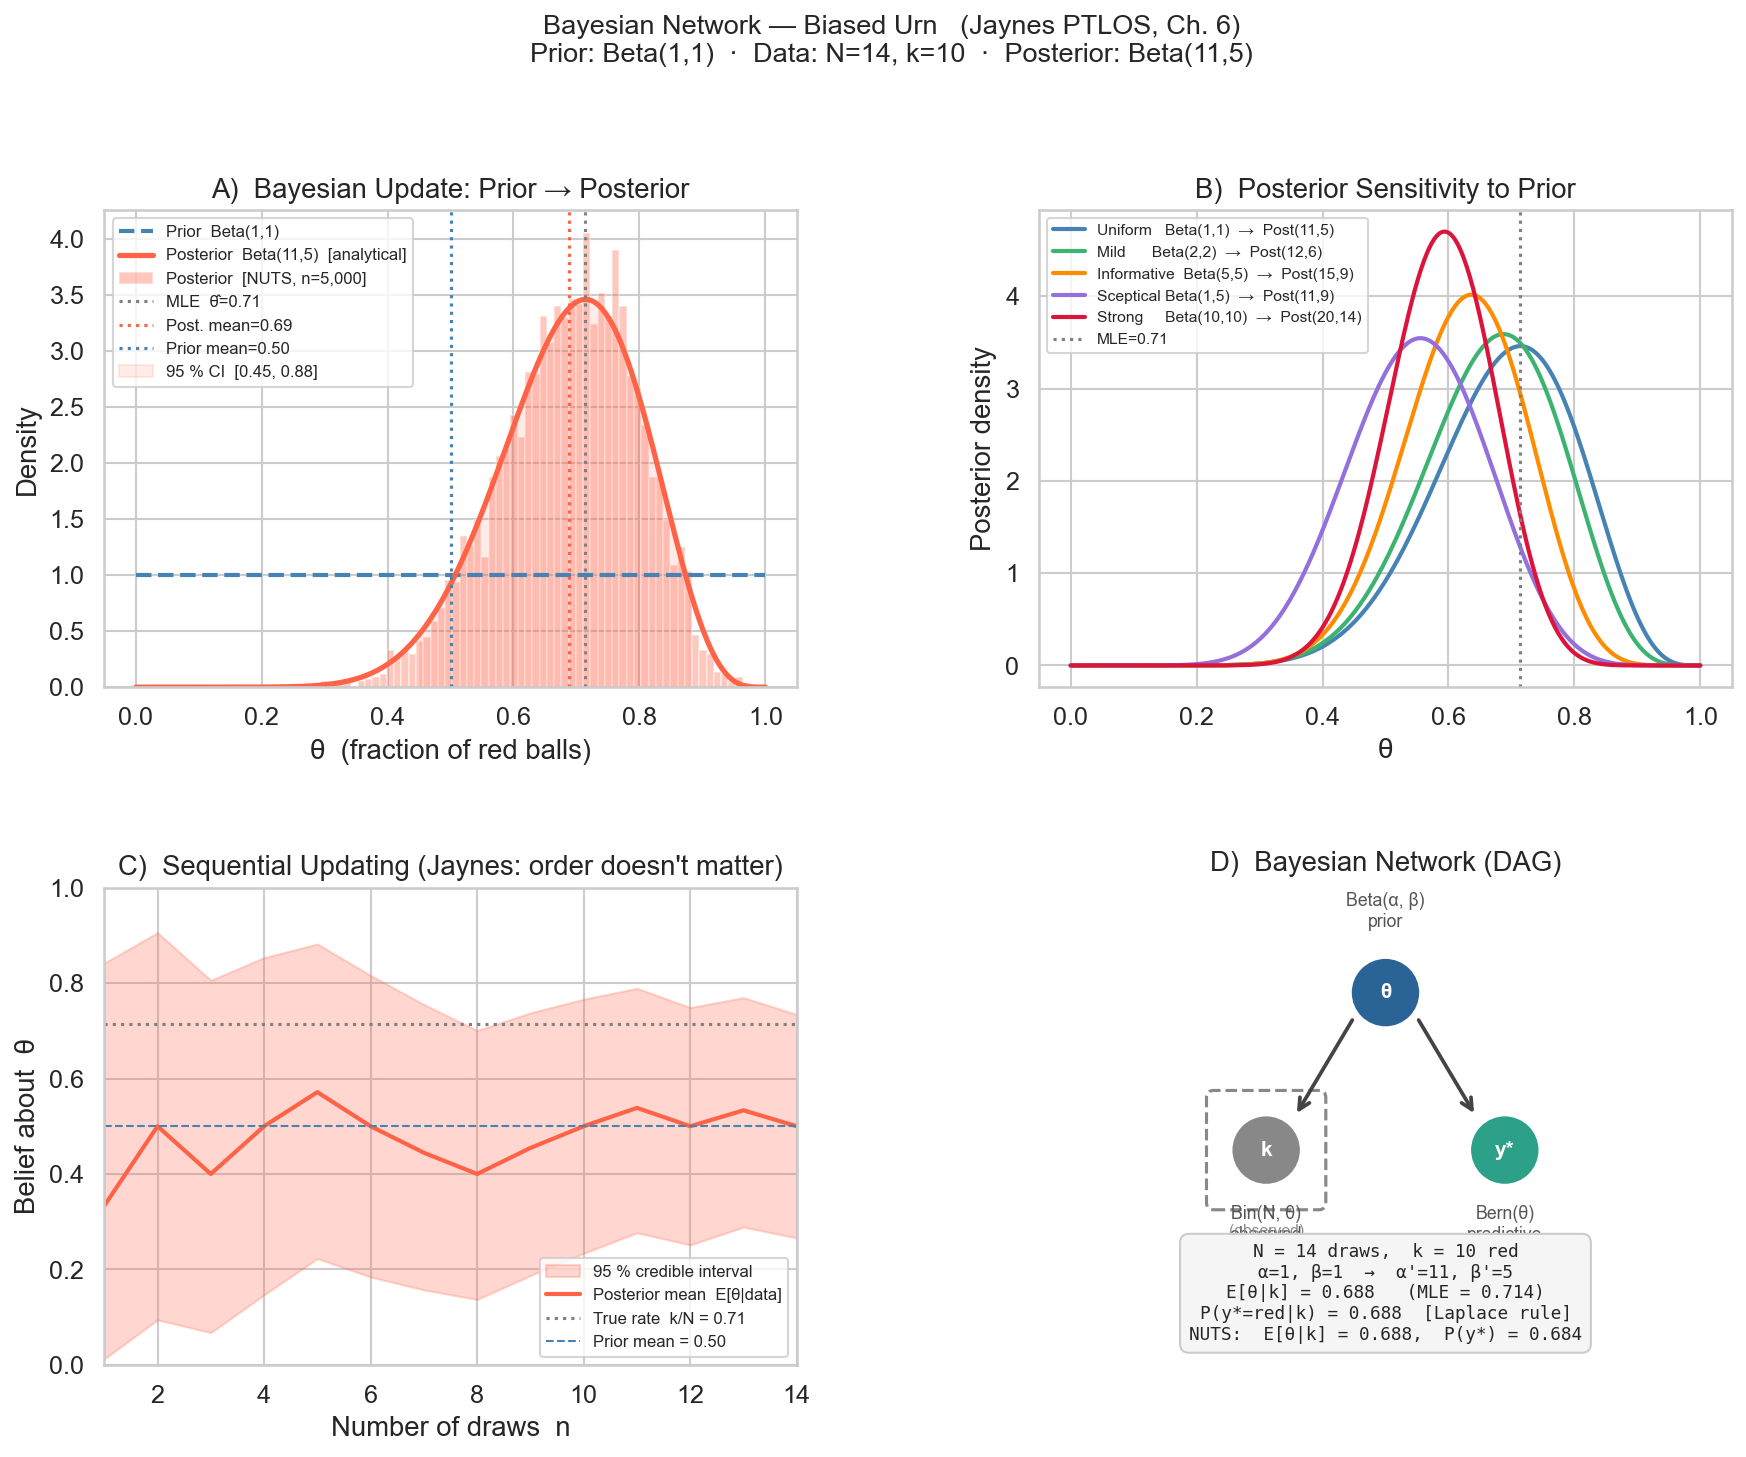

This chart was generated by the following Python code:
"""
==========================================================================
Bayesian Network: The Biased Urn (Bernoulli Trials, Unknown Rate)
==========================================================================

E.T. Jaynes — "Probability Theory: The Logic of Science" (PTLOS), Ch. 6
"Elementary Parameter Estimation"

The Story
---------
An urn contains balls of two colours (red / white) in unknown proportions.
We draw N balls *with replacement* and record the colour each time.
After k red results in N draws, what should a rational agent believe about
θ — the true fraction of red balls?

Jaynes answers with Bayes' theorem.  Here we cast this as a Bayesian
Network (DAG) and use the Pangolin PPL + BlackJAX/NUTS to do exact
posterior inference, then verify against the analytical Beta posterior.

Bayesian Network (DAG)
----------------------

        ┌──────────────────────┐
        │  θ ~ Beta(α, β)      │  ← prior: our belief before any draws
        └───────────┬──────────┘
                    │  shared parameter
          ┌─────────┼─────────────┐
          ▼                       ▼
  ┌───────────────┐     ┌────────────────┐
  │ k ~ Bin(N,θ) │     │ y* ~ Bern(θ)  │
  │  (observed)  │     │  (predictive)  │
  └───────────────┘     └────────────────┘

  k is the *sufficient statistic* for θ (Jaynes PTLOS §6.2):
  conditioning on k is equivalent to conditioning on all N individual flips.

Analytical posterior (conjugate Beta-Binomial model):
    θ | k, N ~ Beta(α + k, β + N − k)

Laplace's Rule of Succession (PTLOS §6.6):
    P(y* = red | k, N) = E[θ | k, N] = (α + k) / (α + β + N)
    For α = β = 1 (uniform prior):  P = (k + 1) / (N + 2)

Key Jaynes insight (PTLOS §6.3):
    "The posterior is determined entirely by the likelihood and the prior;
     the order in which the data arrives is irrelevant."

==========================================================================
"""

import numpy as np
import matplotlib.pyplot as plt
import matplotlib.gridspec as gridspec
import seaborn as sns
from scipy import stats

import pangolin as pg
from pangolin import interface as pi
from pangolin import ir
from pangolin.jax_backend.bijectors import default_bijector_dict

# ── 0.  Style ──────────────────────────────────────────────────────────────
sns.set_theme(style="whitegrid", palette="muted", font_scale=1.1)

# ── 1.  Problem setup ──────────────────────────────────────────────────────
#  Prior  θ ~ Beta(α, β)
#  α = β = 1  →  uniform (Laplace's "principle of insufficient reason")
#  This expresses complete prior ignorance about θ.
ALPHA_PRIOR = 1.0
BETA_PRIOR  = 1.0

#  Data: N draws, k red outcomes
N = 14       # total draws
K = 10       # observed red (≈ 71 %)

#  Analytical (conjugate) posterior
ALPHA_POST = ALPHA_PRIOR + K
BETA_POST  = BETA_PRIOR  + (N - K)

prior_dist = stats.beta(ALPHA_PRIOR, BETA_PRIOR)
post_dist  = stats.beta(ALPHA_POST,  BETA_POST)

post_mean  = ALPHA_POST / (ALPHA_POST + BETA_POST)
post_mode  = (ALPHA_POST - 1) / (ALPHA_POST + BETA_POST - 2)  # valid for α,β > 1
post_std   = post_dist.std()

# Laplace's rule of succession
p_next_analytical = (ALPHA_PRIOR + K) / (ALPHA_PRIOR + BETA_PRIOR + N)

# MLE for comparison
theta_mle = K / N

# ── 2.  Pangolin model definition ──────────────────────────────────────────
#
#  Node 1:  θ ~ Beta(α, β)           — prior on urn composition
#  Node 2:  k ~ Binomial(N, θ)       — observed count (sufficient statistic)
#  Node 3:  y_new ~ Bernoulli(θ)     — predictive: next draw
#
theta   = pi.beta(ALPHA_PRIOR, BETA_PRIOR)     # continuous latent (→ NUTS ok)
k_obs   = pi.binomial(N, theta)                # discrete observed  (→ conditioning ok)
# NOTE: y_new ~ Bernoulli(θ) is discrete; BlackJAX/NUTS requires all latent variables
# to be continuous, so y_new is shown in the graph only and used post-hoc below.
y_new   = pi.bernoulli(theta)                  # for DAG display only

print("=" * 66)
print("   BAYESIAN NETWORK: BIASED URN  (Jaynes PTLOS Ch. 6)")
print("=" * 66)
print(f"\n  Prior       :  θ ~ Beta({ALPHA_PRIOR:.0f}, {BETA_PRIOR:.0f})")
print(f"  Experiment  :  N = {N} draws,  k = {K} red")
print(f"  Posterior   :  θ | k,N ~ Beta({ALPHA_POST:.0f}, {BETA_POST:.0f})\n")
print("  Pangolin upstream graph for k_obs:")
pi.print_upstream(k_obs)
print("\n  Pangolin upstream graph for y_new (predictive):")
pi.print_upstream(y_new)
del y_new    # not passed to NUTS — drawn post-hoc as posterior predictive (see below)

print(f"\n  Analytical posterior mean  = {post_mean:.4f}")
print(f"  Analytical posterior mode  = {post_mode:.4f}")
print(f"  Analytical posterior std   = {post_std:.4f}")
print(f"  MLE  θ̂ = k/N               = {theta_mle:.4f}")
print(f"  Laplace rule  P(y*=red)   = {p_next_analytical:.4f}")

# ── 3.  Posterior inference with BlackJAX / NUTS ───────────────────────────
NITER = 5_000
print(f"\n  Running NUTS  ({NITER} iterations) …")

# BlackJAX's constrain step looks up every distribution in the bijector dict.
# Discrete distributions are not in the default dict, so we extend it.
# Setting them to None tells the backend: "no bijection needed" (pass-through).
discrete_passthrough = {
    ir.Binomial:     None,
    ir.Bernoulli:    None,
    ir.BernoulliLogit: None,
    ir.Categorical:  None,
    ir.Poisson:      None,
    ir.BetaBinomial: None,
}
extended_bijector_dict = {**default_bijector_dict, **discrete_passthrough}

#  Step 1 — sample θ from posterior p(θ | k=K) with NUTS (continuous latent only)
theta_samps = pg.blackjax.sample(
    theta,                    # query: continuous latent (→ NUTS ok)
    [k_obs],                  # evidence variable
    [K],                      # observed value
    niter=NITER,
    bijector_dict=extended_bijector_dict,
)
theta_samps = np.asarray(theta_samps)
mcmc_mean   = theta_samps.mean()
mcmc_std    = theta_samps.std()

#  Step 2 — posterior predictive for y_new ~ Bernoulli(θ)
#  P(y*=red | k, N)  =  E[θ | k, N]   by the law of total expectation.
#  One Bernoulli draw per posterior θ sample gives the full predictive distribution.
rng          = np.random.default_rng(0)
y_new_samps  = rng.binomial(1, theta_samps)   # shape (NITER,)
p_next_mcmc  = y_new_samps.mean()             # ≈ E[θ|k]  =  Laplace's rule

print(f"\n  NUTS posterior mean        = {mcmc_mean:.4f}  "
      f"(analytical: {post_mean:.4f},  error: {abs(mcmc_mean - post_mean):.4f})")
print(f"  NUTS posterior std         = {mcmc_std:.4f}  "
      f"(analytical: {post_std:.4f},  error: {abs(mcmc_std - post_std):.4f})")
print(f"  NUTS P(y*=red)             = {p_next_mcmc:.4f}  "
      f"(analytical: {p_next_analytical:.4f},  error: {abs(p_next_mcmc - p_next_analytical):.4f})")

# ── 4.  Build analytical learning curves (no extra NUTS) ──────────────────
#
#  As we accumulate draws (k_i red in n_i total), the posterior evolves:
#      θ | k_i, n_i ~ Beta(α + k_i, β + n_i − k_i)
#
#  We simulate a run of N draws with the true θ = K/N (to keep it consistent)
#  and show how the posterior mean and 95 % CI tighten.
#
rng = np.random.default_rng(42)
draws = rng.binomial(1, K / N, size=N)   # simulated sequence of 0/1 results

ns       = np.arange(1, N + 1)
cum_k    = np.cumsum(draws)
alpha_n  = ALPHA_PRIOR + cum_k
beta_n   = BETA_PRIOR  + (ns - cum_k)

post_mean_n  = alpha_n / (alpha_n + beta_n)
post_lo_n    = stats.beta.ppf(0.025, alpha_n, beta_n)
post_hi_n    = stats.beta.ppf(0.975, alpha_n, beta_n)

# ── 5.  Visualisation ─────────────────────────────────────────────────────
theta_grid = np.linspace(1e-4, 1 - 1e-4, 400)
prior_pdf  = prior_dist.pdf(theta_grid)
post_pdf   = post_dist.pdf(theta_grid)

# Four-panel figure
fig = plt.figure(figsize=(14, 10))
gs  = gridspec.GridSpec(2, 2, hspace=0.42, wspace=0.35)
ax1 = fig.add_subplot(gs[0, 0])   # Bayesian update
ax2 = fig.add_subplot(gs[0, 1])   # Prior sensitivity
ax3 = fig.add_subplot(gs[1, 0])   # Learning curve
ax4 = fig.add_subplot(gs[1, 1])   # DAG diagram

fig.suptitle(
    "Bayesian Network — Biased Urn   "
    "(Jaynes PTLOS, Ch. 6)\n"
    f"Prior: Beta({ALPHA_PRIOR:.0f},{BETA_PRIOR:.0f})  ·  "
    f"Data: N={N}, k={K}  ·  "
    f"Posterior: Beta({ALPHA_POST:.0f},{BETA_POST:.0f})",
    fontsize=13, y=1.01,
)

# ── Panel A: Bayesian update ───────────────────────────────────────────────
ax1.plot(theta_grid, prior_pdf, lw=2, ls="--", color="steelblue",
         label=f"Prior  Beta({ALPHA_PRIOR:.0f},{BETA_PRIOR:.0f})")
ax1.plot(theta_grid, post_pdf,  lw=2.5, color="tomato",
         label=f"Posterior  Beta({ALPHA_POST:.0f},{BETA_POST:.0f})  [analytical]")
ax1.hist(theta_samps, bins=60, density=True, alpha=0.35, color="tomato",
         label=f"Posterior  [NUTS, n={NITER:,}]")
ax1.axvline(theta_mle, color="grey",     ls=":",  lw=1.5, label=f"MLE  θ̂={theta_mle:.2f}")
ax1.axvline(post_mean, color="tomato",   ls=":",  lw=1.5, label=f"Post. mean={post_mean:.2f}")
ax1.axvline(ALPHA_PRIOR / (ALPHA_PRIOR + BETA_PRIOR),
            color="steelblue", ls=":",  lw=1.5, label="Prior mean=0.50")

# Shade 95 % posterior credible interval
lo95 = post_dist.ppf(0.025)
hi95 = post_dist.ppf(0.975)
mask = (theta_grid >= lo95) & (theta_grid <= hi95)
ax1.fill_between(theta_grid[mask], 0, post_pdf[mask], color="tomato", alpha=0.12,
                 label=f"95 % CI  [{lo95:.2f}, {hi95:.2f}]")

ax1.set_xlabel("θ  (fraction of red balls)")
ax1.set_ylabel("Density")
ax1.set_title("A)  Bayesian Update: Prior → Posterior")
ax1.legend(fontsize=8, loc="upper left")

# ── Panel B: Prior sensitivity ────────────────────────────────────────────
prior_specs = [
    (1,  1,  "Uniform   Beta(1,1)",         "steelblue"),
    (2,  2,  "Mild      Beta(2,2)",         "mediumseagreen"),
    (5,  5,  "Informative  Beta(5,5)",      "darkorange"),
    (1,  5,  "Sceptical Beta(1,5)",         "mediumpurple"),
    (10, 10, "Strong     Beta(10,10)",      "crimson"),
]

for (a, b, lbl, col) in prior_specs:
    ap, bp = a + K, b + (N - K)
    ax2.plot(theta_grid, stats.beta.pdf(theta_grid, ap, bp), lw=2, color=col,
             label=f"{lbl}  →  Post({ap},{bp})")

ax2.axvline(theta_mle, color="grey", ls=":", lw=1.5, label=f"MLE={theta_mle:.2f}")
ax2.set_xlabel("θ")
ax2.set_ylabel("Posterior density")
ax2.set_title("B)  Posterior Sensitivity to Prior")
ax2.legend(fontsize=7.5)

# ── Panel C: Sequential belief update (learning curve) ────────────────────
ax3.fill_between(ns, post_lo_n, post_hi_n, alpha=0.25, color="tomato",
                 label="95 % credible interval")
ax3.plot(ns, post_mean_n, lw=2, color="tomato", label="Posterior mean  E[θ|data]")
ax3.axhline(K / N, color="grey",   ls=":",  lw=1.5, label=f"True rate  k/N = {K/N:.2f}")
ax3.axhline(0.5,   color="steelblue", ls="--", lw=1,   label="Prior mean = 0.50")

ax3.set_xlabel("Number of draws  n")
ax3.set_ylabel("Belief about  θ")
ax3.set_title("C)  Sequential Updating (Jaynes: order doesn't matter)")
ax3.legend(fontsize=8)
ax3.set_xlim(1, N)
ax3.set_ylim(0, 1)

# ── Panel D: DAG diagram (hand-drawn with patches) ────────────────────────
ax4.set_xlim(0, 10)
ax4.set_ylim(0, 10)
ax4.set_aspect("equal")
ax4.axis("off")
ax4.set_title("D)  Bayesian Network (DAG)", pad=8)

from matplotlib.patches import FancyBboxPatch, FancyArrowPatch

def dag_node(ax, cx, cy, text, color, radius=0.8):
    circ = plt.Circle((cx, cy), radius, color=color, ec="white", lw=2, zorder=3)
    ax.add_patch(circ)
    ax.text(cx, cy, text, ha="center", va="center", fontsize=10, fontweight="bold",
            color="white", zorder=4)

def dag_arrow(ax, x0, y0, x1, y1):
    ax.annotate("", xy=(x1, y1), xytext=(x0, y0),
                arrowprops=dict(arrowstyle="->", lw=1.8, color="#444444"),
                zorder=2)

# θ node (top center)
dag_node(ax4, 5, 7.8, "θ",         "#2a6496", radius=0.75)
# k node (lower left — observed, grey background)
dag_node(ax4, 2.5, 4.5, "k",       "#888888", radius=0.75)
# y* node (lower right — predictive, green)
dag_node(ax4, 7.5, 4.5, "y*",      "#2ca089", radius=0.75)

dag_arrow(ax4, 4.35, 7.3, 3.1,  5.2)
dag_arrow(ax4, 5.65, 7.3, 6.9,  5.2)

# Labels on nodes
ax4.text(2.5, 3.35,  "Bin(N, θ)\nobserved",  ha="center", va="top",  fontsize=8.5,
         color="#555555")
ax4.text(7.5, 3.35,  "Bern(θ)\npredictive", ha="center", va="top",  fontsize=8.5,
         color="#555555")
ax4.text(5.0, 9.1,   "Beta(α, β)\nprior",     ha="center", va="bottom", fontsize=8.5,
         color="#555555")

# Observed evidence box around k node
rect = FancyBboxPatch((1.4, 3.4), 2.2, 2.2, boxstyle="round,pad=0.15",
                      fill=False, ec="#888888", lw=1.5, ls="--", zorder=1)
ax4.add_patch(rect)
ax4.text(2.5, 2.95, "(observed)", ha="center", va="top", fontsize=7.5, color="#888888")

# Summary box
summary = (
    f"N = {N} draws,  k = {K} red\n"
    f"α={ALPHA_PRIOR:.0f}, β={BETA_PRIOR:.0f}  →  α'={ALPHA_POST:.0f}, β'={BETA_POST:.0f}\n"
    f"E[θ|k] = {post_mean:.3f}   (MLE = {theta_mle:.3f})\n"
    f"P(y*=red|k) = {p_next_analytical:.3f}  [Laplace rule]\n"
    f"NUTS:  E[θ|k] = {mcmc_mean:.3f},  P(y*) = {p_next_mcmc:.3f}"
)
ax4.text(5, 1.5, summary, ha="center", va="center", fontsize=8.5,
         bbox=dict(boxstyle="round,pad=0.5", fc="#f5f5f5", ec="#cccccc", lw=1),
         family="monospace")

plt.savefig("jaynes_biased_urn.png", dpi=150, bbox_inches="tight")
plt.show()
print("\n  Figure saved → jaynes_biased_urn.png")
print("=" * 66)
